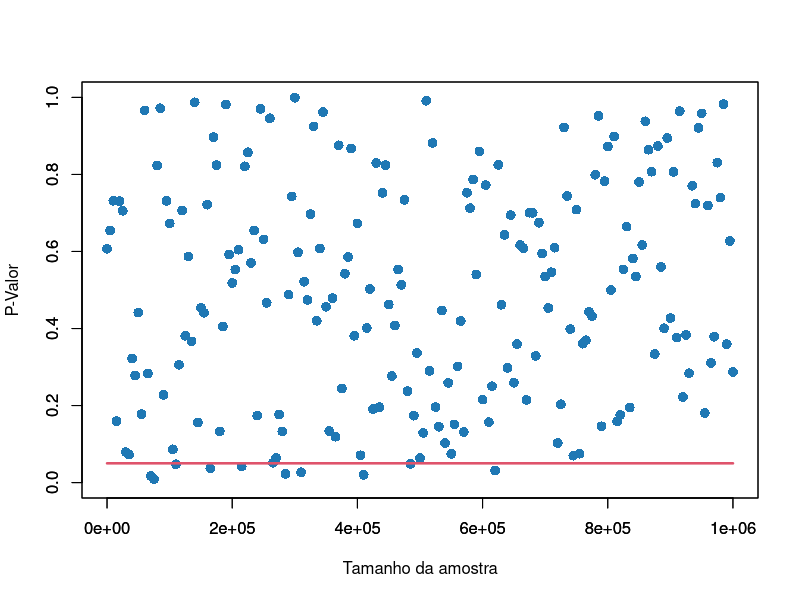
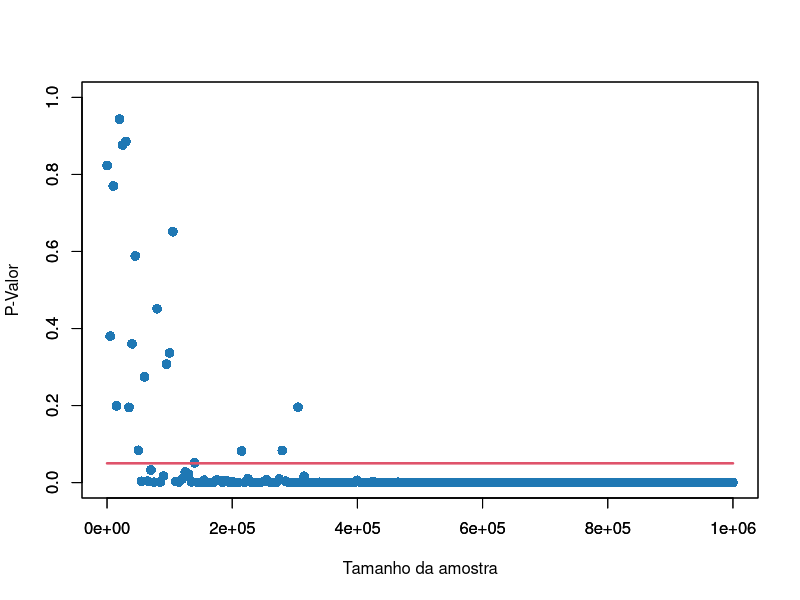
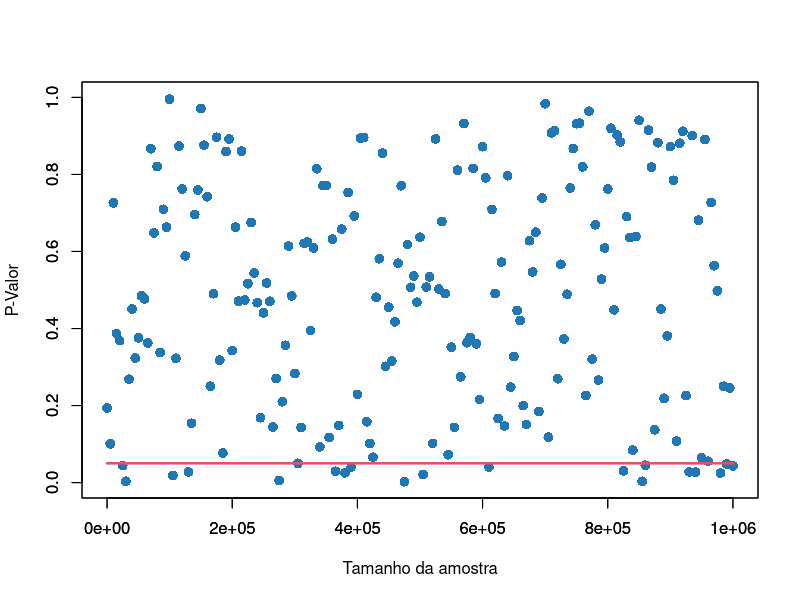

Reproduce these figures in R, in order.
tam = 1000050
tamostra = seq(50, tam, 5000)
k = 1
PV = NULL
for (i in tamostra){
  teste = t.test(rnorm(i,1,1), rnorm(i,1,1))
  PV[k] = teste$p.value
  k= k+1
}
# Criando o gráfico de P-Valor
plot(tamostra, PV ,col="#1F78B4",pch=16 , cex=1.3, ylim = c(0,1), 
     xlab = "Tamanho da amostra", ylab = "P-Valor", main = "",
     xlim = c(0,tam)) 
par(new = TRUE)
plot(tamostra, y=rep(.05, length(tamostra)), col = 2, type = "l", ylim = c(0,1), xlab="", 
     ylab="", lwd = 2.5, xlim = c(0,tam))


k = 1
PV = NULL
for (i in tamostra){
  teste = t.test(rnorm(i,1,1), rnorm(i,1.01,1))
  PV[k] = teste$p.value
  k= k+1
}
# Criando o gráfico de P-Valor
plot(tamostra, PV ,col="#1F78B4",pch=16 , cex=1.3, ylim = c(0,1), 
     xlab = "Tamanho da amostra", ylab = "P-Valor", main = "",
     xlim = c(0,tam)) 
par(new = TRUE)
plot(tamostra, y=rep(.05, length(tamostra)), col = 2, type = "l", ylim = c(0,1), xlab="", 
     ylab="", lwd = 2.5, xlim = c(0,tam))

k = 1
PV = NULL
for (i in tamostra){
  teste = t.test(rnorm(i,1,1), rnorm(i,1,10))
  PV[k] = teste$p.value
  k= k+1
}
# Criando o gráfico de P-Valor
plot(tamostra, PV ,col="#1F78B4",pch=16 , cex=1.3, ylim = c(0,1), 
     xlab = "Tamanho da amostra", ylab = "P-Valor", main = "",
     xlim = c(0,tam)) 
par(new = TRUE)
plot(tamostra, y=rep(.05, length(tamostra)), col = 2, type = "l", ylim = c(0,1), xlab="", 
     ylab="", lwd = 2.5, xlim = c(0,tam))
